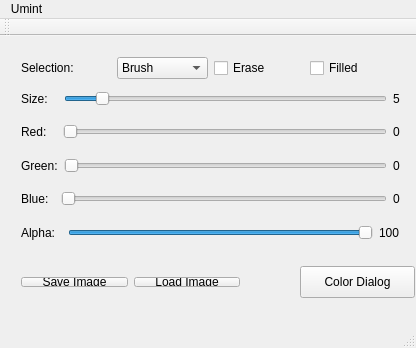
<?xml version="1.0" encoding="UTF-8"?>
<ui version="4.0">
 <class>MainWindow</class>
 <widget class="QMainWindow" name="MainWindow">
  <property name="geometry">
   <rect>
    <x>0</x>
    <y>0</y>
    <width>416</width>
    <height>348</height>
   </rect>
  </property>
  <property name="windowTitle">
   <string>MainWindow</string>
  </property>
  <widget class="QWidget" name="centralWidget">
   <widget class="QWidget" name="layoutWidget">
    <property name="geometry">
     <rect>
      <x>10</x>
      <y>230</y>
      <width>241</width>
      <height>32</height>
     </rect>
    </property>
    <layout class="QHBoxLayout" name="horizontalLayout">
     <item>
      <widget class="QPushButton" name="pushButtonSave">
       <property name="text">
        <string>Save Image</string>
       </property>
      </widget>
     </item>
     <item>
      <widget class="QPushButton" name="pushButtonLoad">
       <property name="text">
        <string>Load Image</string>
       </property>
      </widget>
     </item>
    </layout>
   </widget>
   <widget class="QWidget" name="layoutWidget">
    <property name="geometry">
     <rect>
      <x>10</x>
      <y>10</y>
      <width>401</width>
      <height>211</height>
     </rect>
    </property>
    <layout class="QVBoxLayout" name="verticalLayout">
     <item>
      <layout class="QHBoxLayout" name="horizontalLayout_2">
       <item>
        <widget class="QLabel" name="label_11">
         <property name="text">
          <string>Selection:</string>
         </property>
        </widget>
       </item>
       <item>
        <widget class="QComboBox" name="comboBox">
         <item>
          <property name="text">
           <string>Brush</string>
          </property>
         </item>
         <item>
          <property name="text">
           <string>Blur Brush</string>
          </property>
         </item>
         <item>
          <property name="text">
           <string>Line</string>
          </property>
         </item>
         <item>
          <property name="text">
           <string>Circle</string>
          </property>
         </item>
         <item>
          <property name="text">
           <string>Rectangle</string>
          </property>
         </item>
         <item>
          <property name="text">
           <string>Triangle</string>
          </property>
         </item>
        </widget>
       </item>
       <item>
        <widget class="QCheckBox" name="checkBoxErase">
         <property name="text">
          <string>Erase</string>
         </property>
        </widget>
       </item>
       <item>
        <widget class="QCheckBox" name="checkBoxFilled">
         <property name="text">
          <string>Filled</string>
         </property>
        </widget>
       </item>
      </layout>
     </item>
     <item>
      <layout class="QHBoxLayout" name="horizontalLayout_3">
       <item>
        <widget class="QLabel" name="label_3">
         <property name="text">
          <string>Size:   </string>
         </property>
        </widget>
       </item>
       <item>
        <widget class="QSlider" name="horizontalSliderSize">
         <property name="maximum">
          <number>50</number>
         </property>
         <property name="sliderPosition">
          <number>5</number>
         </property>
         <property name="orientation">
          <enum>Qt::Horizontal</enum>
         </property>
        </widget>
       </item>
       <item>
        <widget class="QLabel" name="label_8">
         <property name="text">
          <string>5</string>
         </property>
        </widget>
       </item>
      </layout>
     </item>
     <item>
      <layout class="QHBoxLayout" name="horizontalLayout_6">
       <item>
        <widget class="QLabel" name="label">
         <property name="text">
          <string>Red:   </string>
         </property>
        </widget>
       </item>
       <item>
        <widget class="QSlider" name="horizontalSliderRed">
         <property name="maximum">
          <number>256</number>
         </property>
         <property name="orientation">
          <enum>Qt::Horizontal</enum>
         </property>
        </widget>
       </item>
       <item>
        <widget class="QLabel" name="label_5">
         <property name="text">
          <string>0</string>
         </property>
        </widget>
       </item>
      </layout>
     </item>
     <item>
      <layout class="QHBoxLayout" name="horizontalLayout_5">
       <item>
        <widget class="QLabel" name="label_2">
         <property name="text">
          <string>Green:</string>
         </property>
        </widget>
       </item>
       <item>
        <widget class="QSlider" name="horizontalSliderGreen">
         <property name="maximum">
          <number>256</number>
         </property>
         <property name="orientation">
          <enum>Qt::Horizontal</enum>
         </property>
        </widget>
       </item>
       <item>
        <widget class="QLabel" name="label_6">
         <property name="text">
          <string>0</string>
         </property>
        </widget>
       </item>
      </layout>
     </item>
     <item>
      <layout class="QHBoxLayout" name="horizontalLayout_4">
       <item>
        <widget class="QLabel" name="label_4">
         <property name="text">
          <string>Blue:  </string>
         </property>
        </widget>
       </item>
       <item>
        <widget class="QSlider" name="horizontalSliderBlue">
         <property name="maximum">
          <number>256</number>
         </property>
         <property name="orientation">
          <enum>Qt::Horizontal</enum>
         </property>
        </widget>
       </item>
       <item>
        <widget class="QLabel" name="label_7">
         <property name="text">
          <string>0</string>
         </property>
        </widget>
       </item>
      </layout>
     </item>
     <item>
      <layout class="QHBoxLayout" name="horizontalLayout_7">
       <item>
        <widget class="QLabel" name="label_9">
         <property name="text">
          <string>Alpha:  </string>
         </property>
        </widget>
       </item>
       <item>
        <widget class="QSlider" name="horizontalSliderAlpha">
         <property name="maximum">
          <number>100</number>
         </property>
         <property name="sliderPosition">
          <number>100</number>
         </property>
         <property name="orientation">
          <enum>Qt::Horizontal</enum>
         </property>
        </widget>
       </item>
       <item>
        <widget class="QLabel" name="label_10">
         <property name="text">
          <string>100</string>
         </property>
        </widget>
       </item>
      </layout>
     </item>
    </layout>
   </widget>
   <widget class="QPushButton" name="pushButtonColorDialog">
    <property name="geometry">
     <rect>
      <x>300</x>
      <y>230</y>
      <width>115</width>
      <height>32</height>
     </rect>
    </property>
    <property name="text">
     <string>Color Dialog</string>
    </property>
   </widget>
  </widget>
  <widget class="QMenuBar" name="menuBar">
   <property name="geometry">
    <rect>
     <x>0</x>
     <y>0</y>
     <width>416</width>
     <height>22</height>
    </rect>
   </property>
   <widget class="QMenu" name="menuUmint">
    <property name="title">
     <string>Umint</string>
    </property>
   </widget>
   <addaction name="menuUmint"/>
  </widget>
  <widget class="QToolBar" name="mainToolBar">
   <attribute name="toolBarArea">
    <enum>TopToolBarArea</enum>
   </attribute>
   <attribute name="toolBarBreak">
    <bool>false</bool>
   </attribute>
  </widget>
  <widget class="QStatusBar" name="statusBar"/>
 </widget>
 <layoutdefault spacing="6" margin="11"/>
 <resources/>
 <connections>
  <connection>
   <sender>horizontalSliderRed</sender>
   <signal>valueChanged(int)</signal>
   <receiver>label_5</receiver>
   <slot>setNum(int)</slot>
   <hints>
    <hint type="sourcelabel">
     <x>301</x>
     <y>142</y>
    </hint>
    <hint type="destinationlabel">
     <x>408</x>
     <y>144</y>
    </hint>
   </hints>
  </connection>
  <connection>
   <sender>horizontalSliderGreen</sender>
   <signal>valueChanged(int)</signal>
   <receiver>label_6</receiver>
   <slot>setNum(int)</slot>
   <hints>
    <hint type="sourcelabel">
     <x>220</x>
     <y>179</y>
    </hint>
    <hint type="destinationlabel">
     <x>408</x>
     <y>180</y>
    </hint>
   </hints>
  </connection>
  <connection>
   <sender>horizontalSliderBlue</sender>
   <signal>valueChanged(int)</signal>
   <receiver>label_7</receiver>
   <slot>setNum(int)</slot>
   <hints>
    <hint type="sourcelabel">
     <x>203</x>
     <y>215</y>
    </hint>
    <hint type="destinationlabel">
     <x>408</x>
     <y>217</y>
    </hint>
   </hints>
  </connection>
  <connection>
   <sender>horizontalSliderSize</sender>
   <signal>valueChanged(int)</signal>
   <receiver>label_8</receiver>
   <slot>setNum(int)</slot>
   <hints>
    <hint type="sourcelabel">
     <x>234</x>
     <y>106</y>
    </hint>
    <hint type="destinationlabel">
     <x>408</x>
     <y>107</y>
    </hint>
   </hints>
  </connection>
  <connection>
   <sender>horizontalSliderAlpha</sender>
   <signal>valueChanged(int)</signal>
   <receiver>label_10</receiver>
   <slot>setNum(int)</slot>
   <hints>
    <hint type="sourcelabel">
     <x>137</x>
     <y>246</y>
    </hint>
    <hint type="destinationlabel">
     <x>402</x>
     <y>241</y>
    </hint>
   </hints>
  </connection>
 </connections>
</ui>
